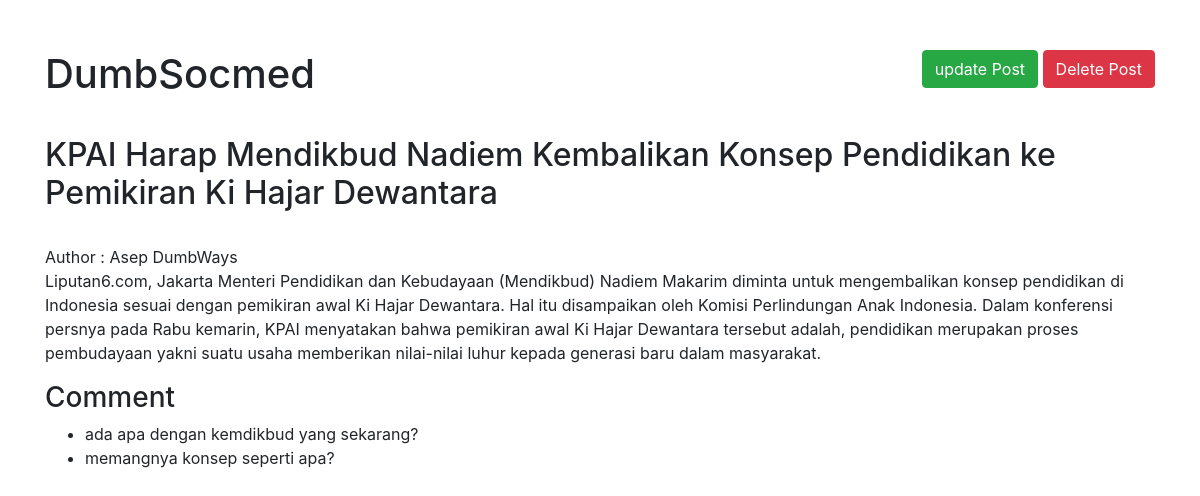
Screenshot of /view_detail.php?id=2 with the database file from the repository.
### tables this page shows
CREATE TABLE IF NOT EXISTS `post_tb` (
  `post_id` int(5) NOT NULL AUTO_INCREMENT,
  `title` varchar(225) NOT NULL,
  `content` text NOT NULL,
  `createdBy` int(5) NOT NULL,
  PRIMARY KEY (`post_id`),
  KEY `content` (`createdBy`),
  CONSTRAINT `fk_post` FOREIGN KEY (`createdBy`) REFERENCES `user_tb` (`user_id`) ON DELETE CASCADE ON UPDATE CASCADE
);

CREATE TABLE IF NOT EXISTS `user_tb` (
  `user_id` int(5) NOT NULL AUTO_INCREMENT,
  `user_name` varchar(225) NOT NULL,
  PRIMARY KEY (`user_id`)
);

CREATE TABLE IF NOT EXISTS `comment_tb` (
  `comment_id` int(5) NOT NULL AUTO_INCREMENT,
  `comment` text NOT NULL,
  `postId` int(5) NOT NULL,
  PRIMARY KEY (`comment_id`),
  KEY `comment` (`postId`),
  CONSTRAINT `fk_comment` FOREIGN KEY (`postId`) REFERENCES `post_tb` (`post_id`) ON DELETE CASCADE ON UPDATE CASCADE
);

### view_detail.php (the view, shortened to what this page needs)
<?php
include 'koneksi.php';
$id = $_GET['id'];
$sql = "SELECT * FROM post_tb INNER JOIN user_tb ON post_tb.createdBy = user_tb.user_id INNER JOIN comment_tb ON post_tb.post_id = comment_tb.postId WHERE post_id = $id";
$query = mysqli_query($conn,$sql);
if (mysqli_fetch_assoc($query)>0) {
$row = mysqli_fetch_assoc($query);
} else {
	die(mysqli_error($conn));
}
 ?>
<!DOCTYPE html>
<html>
<head>
	<link rel="stylesheet" type="text/css" href="assets/css/style.css">
	<link rel="stylesheet" type="text/css" href="assets/css/bootstrap.min.css">
</head>
<body>
<div class="container">
		<div class="header clearfix">
			<h1 class="float-left">DumbSocmed</h1>
		<div class="float-right">
			<a class="btn btn-success" href="update_post.php?id=<?php echo $id; ?>">update Post</a>
			<a class="btn btn-danger" href="Delete_post.php?id=<?php echo $id; ?>">Delete Post</a>
		</div>
		</div>
	<div class="main">
	<h2 class="title"><?php echo $row['title']; ?></h2><br>
	<span class="author">Author : <?php echo $row['user_name']; ?></span>
	<p class="content"><?php echo $row['content']; ?></p>
	</div>
<div class="comment">
	<h3>Comment</h3>
	<ul>
	<?php
	$sql = "SELECT * FROM comment_tb where postId = $id";
	$query = mysqli_query($conn,$sql);
	if (mysqli_fetch_assoc($query)>0) {
	while($row = mysqli_fetch_assoc($query)): ?>
	<li><?php echo $row['comment'] ?></li>
	<?php endwhile; ?>
	<?php } ?>
</ul>
</div>
</div>
</body>
</html>

### assets/css/style.css (style rules this page uses)
.container .header { margin:50px 0 30px 0; }

### rows the page displays
post_tb: title "KPAI Harap Mendikbud Nadiem Kembalikan Konsep Pendidikan ke Pemikiran Ki Hajar Dewantara", content "Liputan6.com, Jakarta Menteri Pendidikan dan Kebudayaan (Mendikbud) Nadiem Makarim diminta untuk mengembalikan konsep pendidikan di Indonesia sesuai dengan pemikiran awal Ki Hajar Dewantara. Hal itu disampaikan oleh Komisi Perlindungan Anak Indonesia. Dalam konferensi persnya pada Rabu kemarin, KPAI menyatakan bahwa pemikiran awal Ki Hajar Dewantara tersebut adalah, pendidikan merupakan proses pembudayaan yakni suatu usaha memberikan nilai-nilai luhur kepada generasi baru dalam masyarakat."
user_tb: user_name "Asep DumbWays"
comment_tb: comment "ada apa dengan kemdikbud yang sekarang?"
comment_tb: comment "memangnya konsep seperti apa?"
